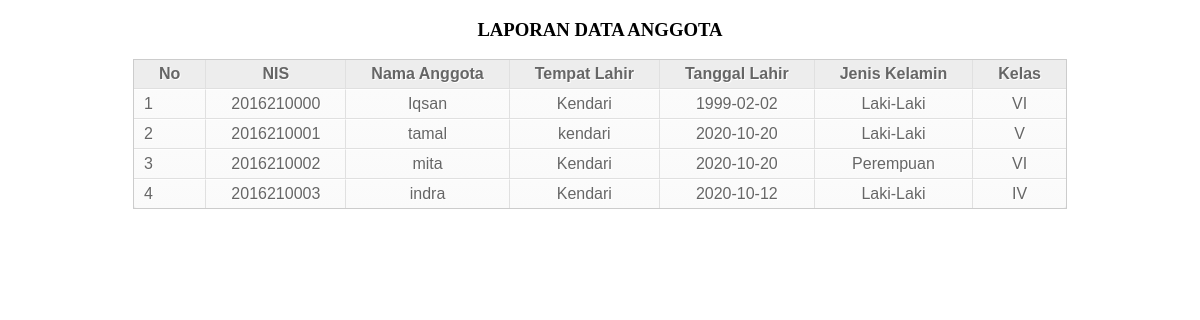
The app's page /laporan/laporanAnggota.php with its own data.
### tables this page shows
CREATE TABLE `tb_anggota` (
  `nis` int(11) NOT NULL,
  `nama` varchar(50) NOT NULL,
  `tempat_lahir` varchar(50) NOT NULL,
  `tgl_lahir` date NOT NULL,
  `jk` varchar(20) NOT NULL,
  `kelas` varchar(10) NOT NULL,
  `tgl_input` timestamp NOT NULL DEFAULT CURRENT_TIMESTAMP ON UPDATE CURRENT_TIMESTAMP
);

### laporan/laporanAnggota.php (the view, shortened to what this page needs)
<!DOCTYPE html>
<html>
<head lang="en">
	<link rel="stylesheet" type="text/css" href="styletabel.css">
</head>
<body>
	<h3 align="center">LAPORAN DATA ANGGOTA</h3>
	<table align="center" cellspacing='0'>
		<thead>
			<tr>
				<th>No</th>
				<th>NIS</th>
				<th>Nama Anggota</th>
				<th>Tempat Lahir</th>
				<th>Tanggal Lahir</th>
				<th>Jenis Kelamin</th>
				<th>Kelas</th>
			</tr>
		</thead>
		<tbody>
			<?php
			$koneksi = new mysqli("localhost","root","","db_perpustakaan1");
			$sql = "SELECT * FROM tb_anggota";
			$query = mysqli_query($koneksi,$sql);
			$no = 0;
			while ($data = mysqli_fetch_array($query)) {
			$nis = $data['nis'];
			$nama = $data['nama'];
			$tempat_lahir = $data['tempat_lahir'];
			$tgl_lahir = $data['tgl_lahir'];
			$jk = $data['jk'];
			$kelas = $data['kelas'];
			$no++;
			?>
			<tr>
				<td align="center"><?php echo $no; ?></td>
				<td><?php echo $nis; ?></td>
				<td align="center"><?php echo $nama; ?></td>
				<td align="center"><?php echo $tempat_lahir; ?></td>
				<td align="center"><?php echo $tgl_lahir; ?></td>
				<td align="center"><?php echo $jk; ?></td>
				<td align="center"><?php echo $kelas; ?></td>
			</tr>
			<?php } ?>
		</tbody>
	</table>
</body>
</html>

### laporan/styletabel.css (style rules this page uses)
table { font-family: Arial, Helvetica, sans-serif; color: #666; text-shadow: 1px 1px 0px #fff; background: #eaebec; border: #ccc 1px solid; }
table th { padding: 5px 25px; border-left:1px solid #e0e0e0; border-bottom: 1px solid #e0e0e0; background: #ededed; }
table th:first-child { border-left:none; }
table tr { text-align: center; padding-left: 10px; }
table td:first-child { text-align: left; padding-left: 10px; border-left: 0; }
table td { padding: 5px 25px; border-top: 1px solid #ffffff; border-bottom: 1px solid #e0e0e0; border-left: 1px solid #e0e0e0; background: #fafafa; background: -webkit-gradient(linear, left top, left bottom, from(#fbfbfb), to(#fafafa)); background: -moz-linear-gradient(top, #fbfbfb, #fafafa); text-align: center; }
table tr:last-child td { border-bottom: 0; }
table tr:last-child td:first-child { -moz-border-radius-bottomleft: 3px; -webkit-border-bottom-left-radius: 3px; border-bottom-left-radius: 3px; }
table tr:last-child td:last-child { -moz-border-radius-bottomright: 3px; -webkit-border-bottom-right-radius: 3px; border-bottom-right-radius: 3px; }

### records on screen
tb_anggota: nis "2016210000", nama "Iqsan", tempat_lahir "Kendari", tgl_lahir "1999-02-02", jk "Laki-Laki", kelas "VI"
tb_anggota: nis "2016210001", nama "tamal", tempat_lahir "kendari", tgl_lahir "2020-10-20", jk "Laki-Laki", kelas "V"
tb_anggota: nis "2016210002", nama "mita", tempat_lahir "Kendari", tgl_lahir "2020-10-20", jk "Perempuan", kelas "VI"
tb_anggota: nis "2016210003", nama "indra", tempat_lahir "Kendari", tgl_lahir "2020-10-12", jk "Laki-Laki", kelas "IV"
